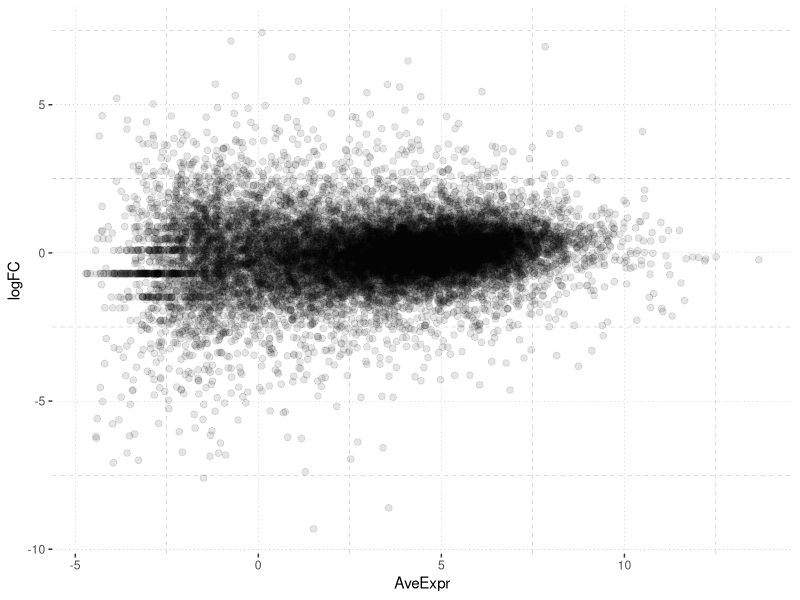

This figure's R source:
################################################################################
############################ MA Plot with ggplot 2 #############################
################################################################################


################################################################################
# Author: Priyansh Srivastava ##################################################
# Contact: spriyansh29@gmail.com ###############################################
# Dataset: https://zenodo.org/record/2529117/files/limma-voom_luminalpregnant-luminallactate;
# https://zenodo.org/record/2529117/files/volcano_genes ########################
################################################################################


# Library
library(ggplot2)

# Reading Dataset 
difExpGen <- read.csv("datasets/differentiallyExpressedGenes.csv")

# Designing the plot
maPlot <- ggplot(data = difExpGen, # Passing the dataset
                      aes(x = AveExpr, # Mapping to x-axis
                          y = logFC, # Mapping to y-axis
                          ) # Mapping to colour
) + 
  # Adding points
  geom_point(size=2,alpha = 0.1 # Size of points # Alpha of dots
  ) +

  # Scaling Alpha for legend
  guides(colour = guide_legend(override.aes = list(alpha = 0.7)))+
  
  # Adding the basic theme
  theme_bw() +
  
  # Override defaults
  theme(
    panel.grid.major = element_line(size = 0.05, 
                                    linetype = 'dotted', colour = "#000000"), 
    panel.grid.minor = element_line(size = 0.05, 
                                    linetype = 'dashed', colour = "#000000"),
    panel.border=element_blank())

# Plotting the ma
maPlot